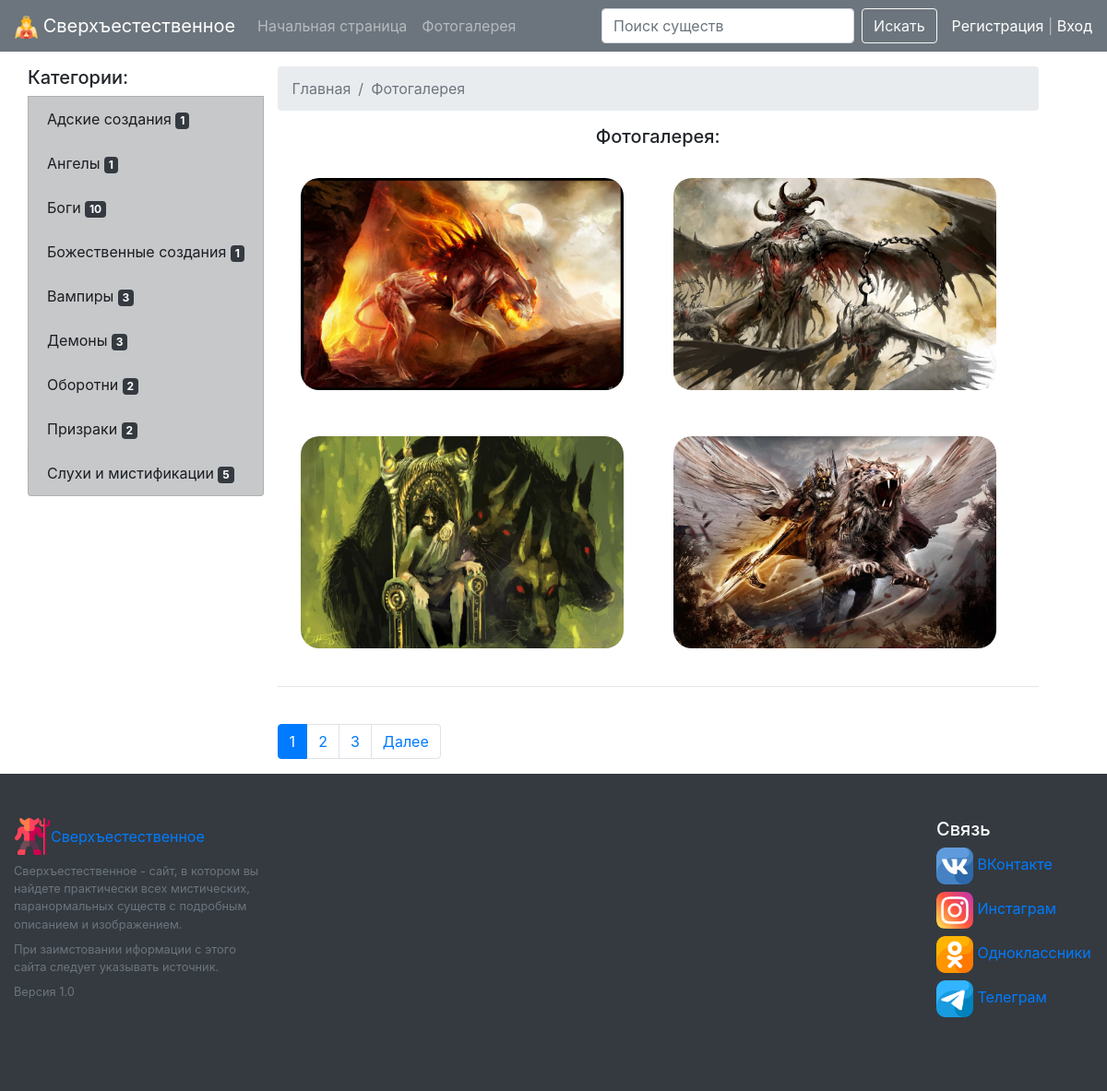
/photo_gallery/, run on the app's committed database.
### main/models.py (models this page shows, shortened)
class Category(models.Model):  # - создание класса с категориями статей
    title = models.CharField(max_length=150, db_index=True, verbose_name='Наименование категории')  # db_index - индексирует поле
    def get_absolute_url(self):
        return reverse('category', kwargs={"category_id": self.pk})
    class Meta:
        verbose_name = 'Категория'  # как будут называться категории в админке (ед. число)
        verbose_name_plural = 'Категории'  # как будут называться категории в админке (мн. число)
        ordering = ['title']  # - сортировка (c минусом будет в обратном порядке)

class Creatures(models.Model):
    title = models.CharField(max_length=150, verbose_name='Наименование')  # Для небольшого текста. Max_length = ограничение по длине текста
    content = models.TextField(blank=True, verbose_name='О существе')  # blank - это поле необязательно к заполнению
    photo = models.ImageField(upload_to='photos/', verbose_name='Фото', blank=False)  # upload_to - куда мы загружаем файл, % буквы - год,месяц,день
    is_published = models.BooleanField(default=True, verbose_name='Опубликовано?')  # Статья загружена, но не опубликована. Как черновик. True - запись по умолчанию публикауется
    category = models.ForeignKey('Category', on_delete=models.PROTECT, null=True, blank=True, verbose_name='Категория')  # on_delete protect - нельзя удалить категорию, пока в ней есть записи. null - поле можно не заполнять
    class Meta:
        verbose_name = 'Cтатья'  # как будут называться записи в админке (ед. число), | мб изменить на Статью?
        verbose_name_plural = 'Статьи'  # как будут называться записи в админке (мн. число)
        ordering = ['title']  # - сортировка (c минусом будет в обратном порядке)

### main/views.py (the view)
# urls.py: path('photo_gallery/', views.photo_gallery, name='photo_gallery'),
def photo_gallery(request):
    photo = Creatures.objects.all()
    paginator = Paginator(photo, 4)
    page = request.GET.get('page', 1)
    page_objects = paginator.get_page(page)
    context = {
        'photo': photo,
        'page_obj': page_objects,
    }
    return render(request, 'main/photo_gallery.html', context, )

### main/templatetags/sverhest_tags.py (called while the page is built)
@register.inclusion_tag('main/list_categories.html')
def show_categories(arg1='Категории:'):  # мб надо убрать аргументы
    categories = Category.objects.annotate(cnt=Count('creatures', filter=F('creatures__is_published'))).order_by('title')  # подсчитывает только то, что опубликовано
    return {"categories": categories, "arg1": arg1}

### main/templates/main/photo_gallery.html (shortened to what this page needs)
{% extends 'base.html' %}
{% block sidebar %}
{% include 'inc/_sidebar.html' %}
{% endblock %}
{% block content %}
<nav aria-label="breadcrumb">
  <ol class="breadcrumb">
    <a href="{% url 'home' %}" class="breadcrumb-item active">Главная</a>
      <a href="{% url 'photo_gallery' %}" class="breadcrumb-item active">Фотогалерея</a>
  </ol>
</nav>
<h5 align="center">Фотогалерея:</h5>
{% if page_obj %}
    {% for item in page_obj %}
        {% if item.is_published %}
                <img src="{{ item.photo.url }}" alt="" vspace="25" hspace="25" width="350" height="230" class="scale bordrad">
        {% endif %}
    {% endfor %}
{% endif %}
<br>
<hr>
<br>
{% endblock %}

### main/templates/main/list_categories.html
<div class="list-group">
  <h5>{{ arg1 }}</h5>
  {% for item in categories %}
    <a href="{{ item.get_absolute_url }}" class="list-group-item list-group-item-action list-group-item-dark">{{ item.title }}
      <span class="badge badge-dark">{{ item.cnt }}</span>
    </a>
  {% endfor %}
</div>

### main/templates/main/photo_gallery.html (style rules this page uses)
.scale { transition: 1s; }
.bordrad { border-radius: 20px; }

### data on the page
Category: title "Адские создания", cnt "1"
Category: title "Ангелы", cnt "1"
Category: title "Боги", cnt "10"
Category: title "Божественные создания", cnt "1"
Category: title "Вампиры", cnt "3"
Category: title "Демоны", cnt "3"
Category: title "Оборотни", cnt "2"
Category: title "Призраки", cnt "2"
Category: title "Слухи и мистификации", cnt "5"
Creatures: photo (picture)
Creatures: photo (picture)
Creatures: photo (picture)
Creatures: photo (picture)

### other printed values
{{ arg1 }} "Категории:"
{{ p }} "1"
{{ p }} "2" "3"
